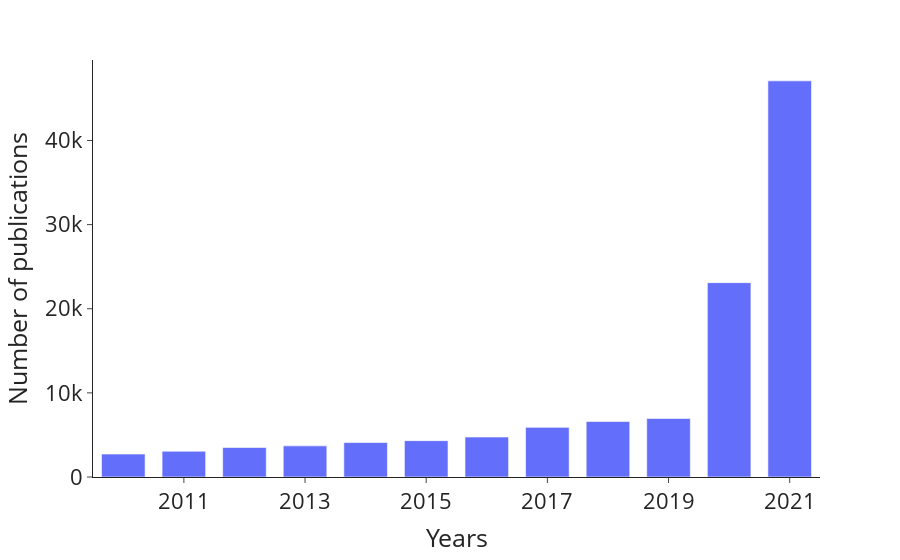

The notebook cell saved with this chart:
### Code cell
fig = px.histogram(df3_y, x=df3_y.index, y="PT", nbins=12)
fig.update_layout(
    template="simple_white",
    bargap=0.2, # gap between bars of adjacent location coordinates
    bargroupgap=0.1, # gap between bars of the same location coordinates
    xaxis_title_text='Years', # xaxis label
    yaxis_title_text='Number of publications', # yaxis label
    # height=900,
    # width=900,
)
fig.update_xaxes(
    title_font=dict(size=25),
    tickmode = 'linear',
    tick0 = 2011,
    dtick = 2,
    tickfont=dict(size=22)
    )
fig.update_yaxes(
    title_font=dict(size=25),
    tickmode = 'linear',
    tick0 = 0,
    dtick = 10000,
    tickfont=dict(size=22)
    )
fig.write_image(f"../img/Commission/SDG3.jpg")
fig.show()

### Figure 1 — Plotly figure (JSON) as saved in the notebook; plotly's stock layout.template omitted (floating-point values rounded to 4 significant figures)
{"data": [{"alignmentgroup": "True", "bingroup": "x", "histfunc": "sum", "hovertemplate": "PY=%{x}<br>sum of PT=%{y}<extra></extra>", "legendgroup": "", "marker": {"color": "#636efa", "pattern": {"shape": ""}}, "name": "", "nbinsx": 12, "offsetgroup": "", "orientation": "v", "showlegend": false, "x": [2010, 2011, 2012, 2013, 2014, 2015, 2016, 2017, 2018, 2019, 2020, 2021], "xaxis": "x", "y": [2730, 3067, 3510, 3701, 4096, 4322, 4753, 5900, 6600, 6962, 23102, 47087], "yaxis": "y", "type": "histogram"}], "layout": {"xaxis": {"anchor": "y", "domain": [0.0, 1.0], "title": {"text": "Years", "font": {"size": 25}}, "tickfont": {"size": 22}, "tickmode": "linear", "tick0": 2011, "dtick": 2}, "yaxis": {"anchor": "x", "domain": [0.0, 1.0], "title": {"text": "Number of publications", "font": {"size": 25}}, "tickfont": {"size": 22}, "tickmode": "linear", "tick0": 0, "dtick": 10000}, "legend": {"tracegroupgap": 0}, "margin": {"t": 60}, "barmode": "relative", "bargap": 0.2, "bargroupgap": 0.1}}
